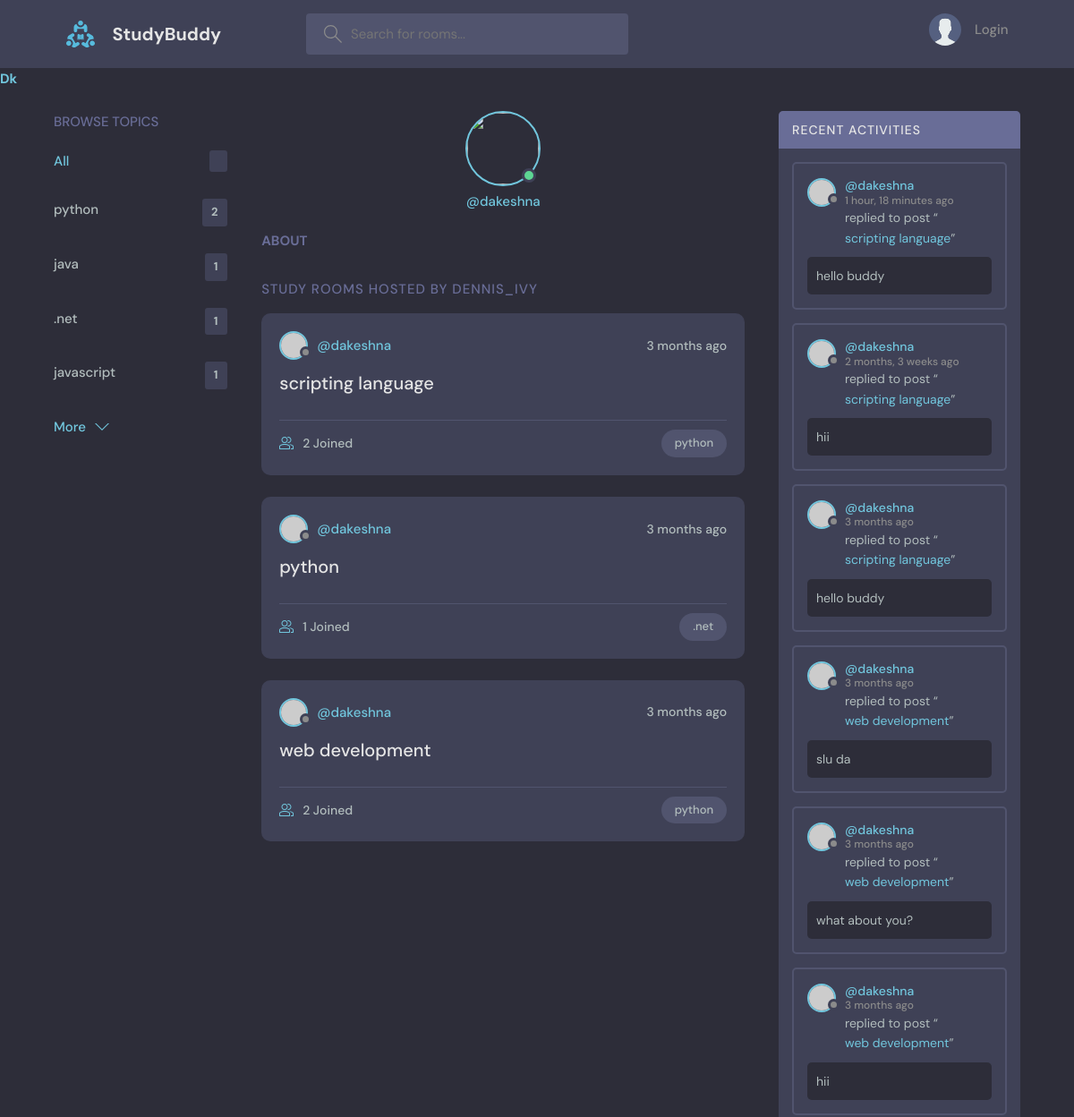
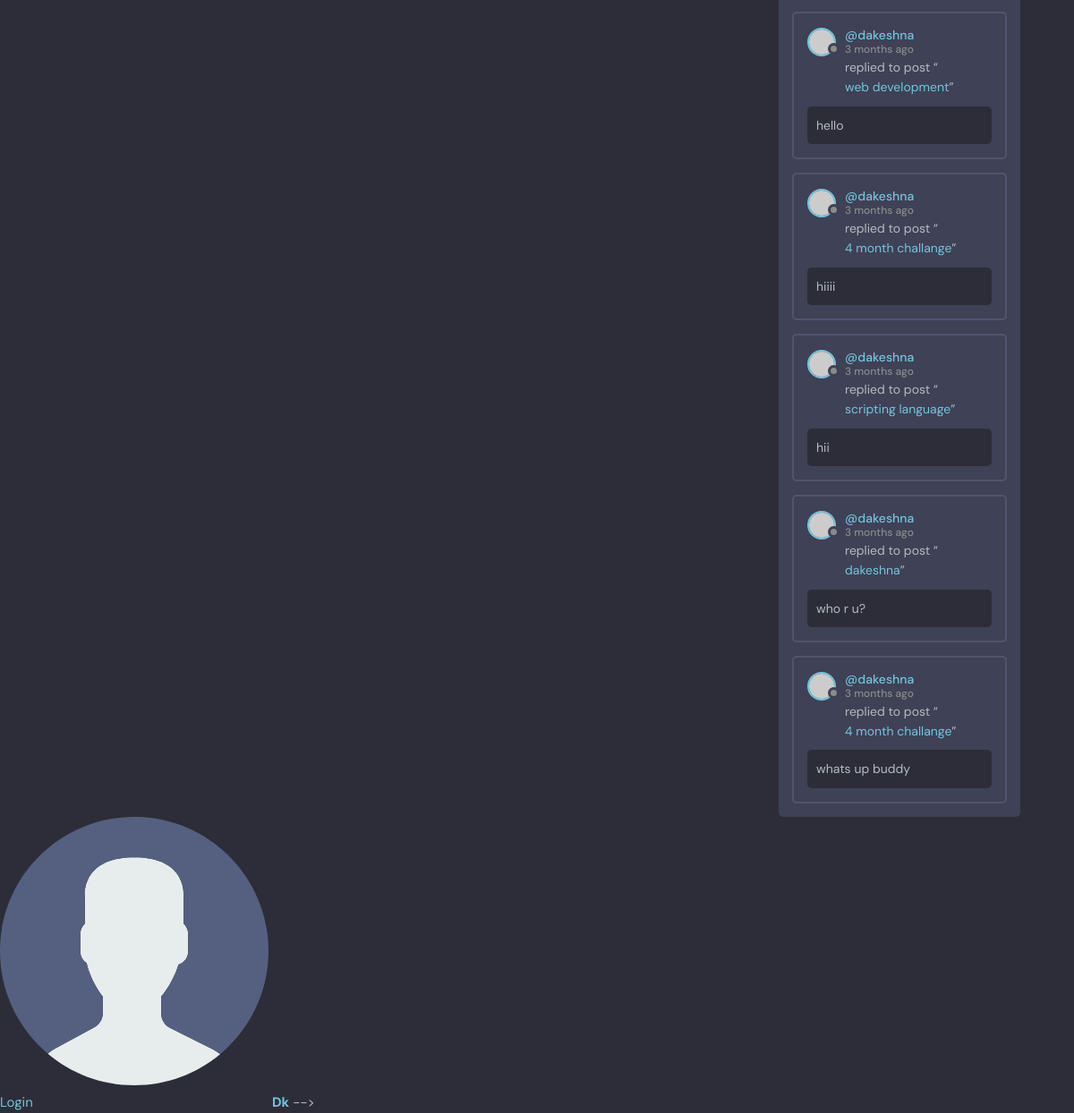
Screenshot of /profile/3/ with the database file from the repository (2 pictures, top to bottom).
### dk/models.py (models this page shows, shortened)
class Topic(models.Model):
    name = models.CharField(max_length=200)

class Room(models.Model):
    host = models.ForeignKey(User, on_delete=models.SET_NULL, null=True)
    topic = models.ForeignKey(Topic, on_delete=models.SET_NULL, null=True)
    name = models.CharField(max_length=200)
    description = models.TextField(null=True, blank=True)
    participants = models.ManyToManyField(
    User, related_name='participants', blank=True)
    updated = models.DateTimeField(auto_now=True)
    created = models.DateTimeField(auto_now_add=True)
    class Meta:
        ordering = ['-updated', '-created']

class Message(models.Model):
    user = models.ForeignKey(User, on_delete=models.CASCADE)
    room = models.ForeignKey(Room, on_delete=models.CASCADE)
    body = models.TextField()
    updated = models.DateTimeField(auto_now=True)
    created = models.DateTimeField(auto_now_add=True)
    class Meta:
        ordering = ['-updated', '-created']

### dk/views.py (the view)
# urls.py: path('profile/<str:pk>/', views.userprofile, name='user profile'),
def userprofile(request,pk):
    user=User.objects.get(id=pk)
    rooms=user.room_set.all()
    room_messages=user.message_set.all()
    topics=Topic.objects.all()
    context={'user':user,'rooms':rooms,
             'room_messages': room_messages,'topics':topics}
    return render(request,'dk/profile.html',context)

### dk/templates/dk/profile.html (shortened to what this page needs)
{% extends 'main.html' %}
{% block main_content %}
<main class="profile-page layout layout--3">
  <div class="container">
    {% include 'dk/topic.html' %}
    <div class="roomList">
      <div class="profile">
        <div class="profile__avatar">
          <div class="avatar avatar--large active">
            <img src="{{user.avatar.url}}" />
          </div>
        </div>
        <div class="profile__info">
          <p>@{{user.username}}</p>
        </div>
        <div class="profile__about">
          <h3>About</h3>
        </div>
      </div>
      <div class="roomList__header">
        <div>
          <h2>Study Rooms Hosted by dennis_ivy</a>
          </h2>
        </div>
      </div>
      {% include 'dk/feed.html' %}
    </div>
    {% include 'dk/activity.html' %}
  </div>
</main>
{% endblock main_content %}

### templates/main.html (shortened to what this page needs)
<!DOCTYPE html>
{% load static %}
<html lang="en">
  <head>
    <link rel="stylesheet" href="{% static 'styles/style.css' %}" />
  </head>
  <body>
    {% include 'navi.html' %}
    {% block main_content %}
    {% endblock main_content %}
  </body>
</html>
{% load static %}
    {% include 'navi.html' %}
</body>
</html> -->

### templates/navi.html (shortened to what this page needs)
{% load static %}
<header class="header header--loggedIn">
    <div class="container">
      <a href="{% url 'home' %}" class="header__logo">
        <img src="{% static 'images/logo.svg' %}" />
        <h1>StudyBuddy</h1>
      </a>
      <form class="header__search" method="GET" action="{% url 'home' %}">
        <label>
          <input type="text" name="q" placeholder="Search for rooms..." />
        </label>
      </form>
      <nav class="header__menu">
        {% if request.user.is_authenticated %}
        <div class="header__user">
          <a href="profile.html">
            <div class="avatar avatar--medium active">
              <img src="https://randomuser.me/api/portraits/men/37.jpg" />
            </div>
            <p>{{request.user.username}} <span>@{{request.user.username}}</span></p>
          </a>
          <button class="dropdown-button">
            <svg version="1.1" xmlns="http://www.w3.org/2000/svg" width="32" height="32" viewBox="0 0 32 32">
              <title>chevron-down</title>
              <path d="M16 21l-13-13h-3l16 16 16-16h-3l-13 13z"></path>
            </svg>
          </button>
        </div>
         {%else%}
         <a href="{% url 'login' %}">
            <img src="{% static 'images/avatar.svg' %}" />
            <p>Login</p>
          </a>
          {% endif %}
      </nav>
    </div>
  </header>
<a href="/">
    <h3>Dk</h3>
</a>

### dk/templates/dk/topic.html
<div class="topics">
    <div class="topics__header">
      <h2>Browse Topics</h2>
    </div>
    <ul class="topics__list">
      <li>
        <a href="{% url 'home' %}" class="active">All <span>{{topic.count}}</span></a>
      </li>
      {% for topic in topics %}
      <li>
        <a href="{% url 'home' %}?q={{ topic.name }}">{{topic.name}}<span>{{topic.room_set.all.count}}</span></a>
      </li>
      {% endfor %}
    </ul>
    <a class="btn btn--link" href="topics.html">
      More
      <svg version="1.1" xmlns="http://www.w3.org/2000/svg" width="32" height="32" viewBox="0 0 32 32">
        <title>chevron-down</title>
        <path d="M16 21l-13-13h-3l16 16 16-16h-3l-13 13z"></path>
      </svg>
    </a>
  </div>

### dk/templates/dk/feed.html (shortened to what this page needs)
{% for room in rooms %}
<div class="roomListRoom">
    <div class="roomListRoom__header">
      <a href="{% url 'user profile' pk=room.host.id %}" class="roomListRoom__author">
        <div class="avatar avatar--small">
          <img src="https://randomuser.me/api/portraits/women/11.jpg" />
        </div>
        <span>@{{room.host.username}}</span>
      </a>
      <div class="roomListRoom__actions">
        <span>{{room.created|timesince}} ago</span>
      </div>
    </div>
    <div class="roomListRoom__content">
      <a href="{% url 'room' pk=room.id %}">{{room.name}}</a>
    </div>
    <div class="roomListRoom__meta">
      <a href="{% url 'room' pk=room.id %}" class="roomListRoom__joined">
        {{room.participants.all.count}} Joined
      </a>
      <p class="roomListRoom__topic">{{room.topic.name}}</p>
    </div>
  </div>
{% endfor %}

### dk/templates/dk/activity.html (shortened to what this page needs)
<div class="activities">
    <div class="activities__header">
      <h2>Recent Activities</h2>
    </div>
    {% for message in room_messages %}
    <div class="activities__box">
      <div class="activities__boxHeader roomListRoom__header">
        <a href="{% url 'user profile' pk=message.user.id % }" class="roomListRoom__author">
          <div class="avatar avatar--small">
            <img src="https://randomuser.me/api/portraits/women/11.jpg" />
          </div>
          <p>
            @{{ message.user }}
            <span>{{ message.created|timesince }} ago</span>
          </p>
        </a>
      </div>
      <div class="activities__boxContent">
        <p>replied to post “<a href="{url 'room' pk=message.room.id %}">{{message.room.name}}</a>”</p>
        <div class="activities__boxRoomContent">
                {{message.body}}
        </div>
      </div>
    </div>
    {% endfor %}
  </div>

### rows the page displays
Topic: name "python", room_set.all.count "2"
Topic: name "java", room_set.all.count "1"
Topic: name ".net", room_set.all.count "1"
Topic: name "javascript", room_set.all.count "1"
Room: host.username "dakeshna", created "3 months", name "scripting language", participants.all.count "2", topic.name "python"
Room: host.username "dakeshna", created "3 months", name "python", participants.all.count "1", topic.name ".net"
Room: host.username "dakeshna", created "3 months", name "web development", participants.all.count "2", topic.name "python"
Message: user "dakeshna", created "1 hour, 18 minutes", room.name "scripting language", body "hello buddy"
Message: user "dakeshna", created "2 months, 3 weeks", room.name "scripting language", body "hii"
Message: user "dakeshna", created "3 months", room.name "scripting language", body "hello buddy"
Message: user "dakeshna", created "3 months", room.name "web development", body "slu da"
Message: user "dakeshna", created "3 months", room.name "web development", body "what about you?"
Message: user "dakeshna", created "3 months", room.name "web development", body "hii"
Message: user "dakeshna", created "3 months", room.name "web development", body "hello"
Message: user "dakeshna", created "3 months", room.name "4 month challange", body "hiiii"
Message: user "dakeshna", created "3 months", room.name "scripting language", body "hii"
Message: user "dakeshna", created "3 months", room.name "dakeshna", body "who r u?"
Message: user "dakeshna", created "3 months", room.name "4 month challange", body "whats up buddy"

### other values shown
{{ user.username }} "dakeshna"
